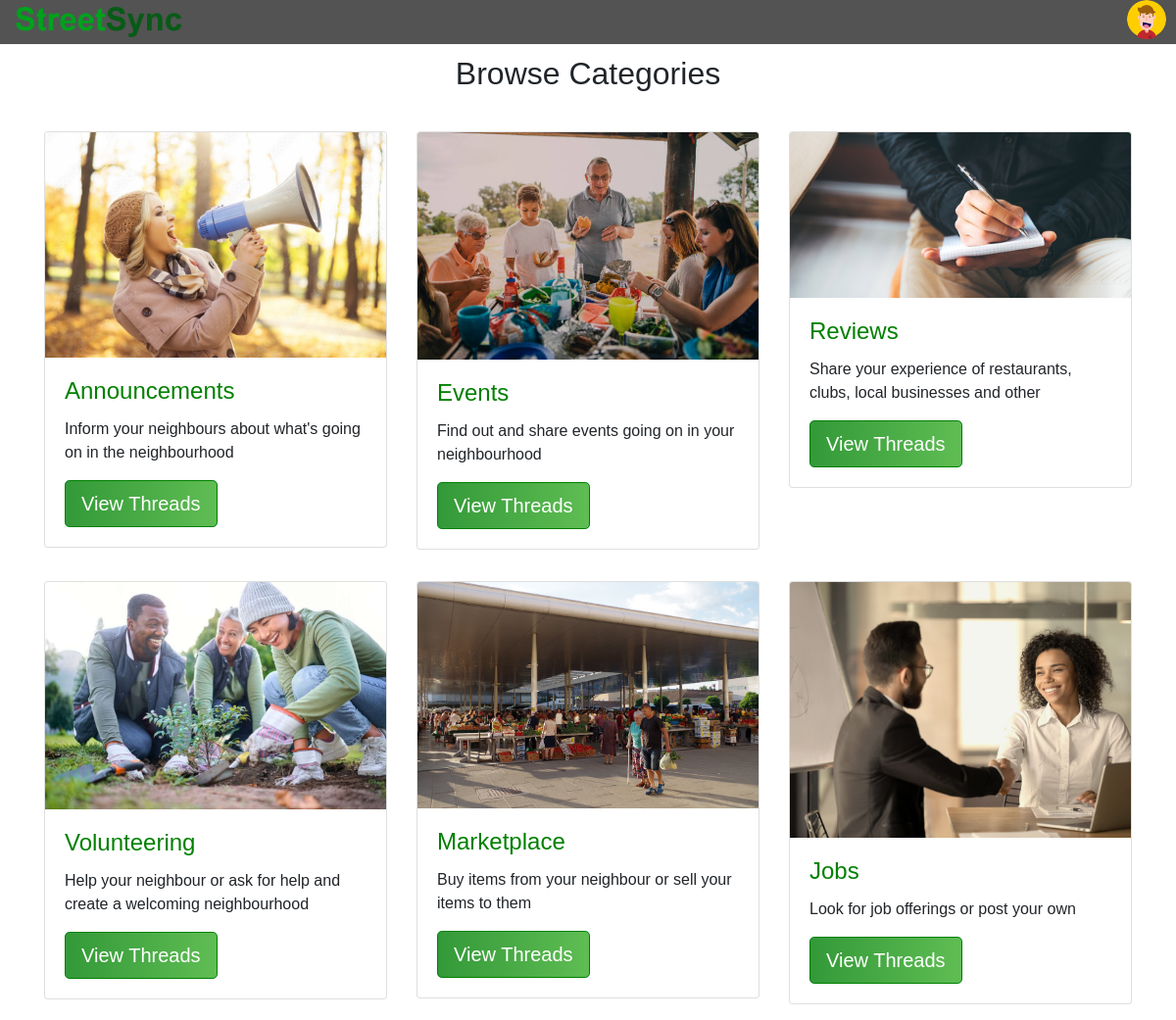
Screenshot of /HomePage.php with the database file from the repository.
### tables this page shows
CREATE TABLE `categories` (
  `category_id` int(11) NOT NULL,
  `category_name` text NOT NULL,
  `category_description` text NOT NULL,
  `date` datetime NOT NULL DEFAULT current_timestamp()
);

### HomePage.php (the view, shortened to what this page needs)
<?php
include("connect.php");
$profilePicSrc = 'assets/profile/defaultPic.png';
?>
<!DOCTYPE html>
<html lang="en">
<head>
<link rel="stylesheet" href="https://stackpath.bootstrapcdn.com/bootstrap/4.3.1/css/bootstrap.min.css"
>
    <link rel="stylesheet" href="style/home_page.css">
    <link rel="stylesheet" href="https://cdn.jsdelivr.net/npm/bootstrap-icons@1.9.1/font/bootstrap-icons.css">
</head>
<body>
<div class="navbar">
    <ul>
        <li style="float:left">
            <a href="HomePage.php">
                <img src="assets/images/StreetSyncName.png" alt="StreetSyncName">
            </a>
        </li>
        <div class="hero">
            <nav>
                <img src="<?php echo $profilePicSrc; ?>" class="user-pic" onclick="toggleMenu()">
            </nav>
        </div>
    </ul>
</div>
    <div class="container my-3">
        <h2 class="text-center">Browse Categories</h2>
        <div class="row my-4">
            <?php
            $sql = "SELECT * FROM `categories`";
            $result = mysqli_query($conn,$sql);
            while ($row = mysqli_fetch_assoc($result)) {
                $id = $row['category_id'];
                $catname = $row['category_name'];
                $catdesc = $row['category_description'];
                echo '<div class="col-md-4 my-3">
                <div class="card text-left">
                  <img class="card-img-top" src="assets/images/card-'.$id.'.jpg" alt="">
                  <div class="card-body">
                    <h4 class="card-title"><a href="threadlist.php?catid='.$id.'">'.$catname.'</a></h4>
                    <p class="card-text">'.substr($catdesc, 0 , 110).'</p>
                    <a href="threadlist.php?catid='.$id.'" class="btn btn-primary btn-lg">View Threads</a>
                  </div>
                </div>
            </div>';
            }
            ?>
        </div>
    </div>
</body>
</html>

### style/home_page.css (style rules this page uses)
body, html { height: 100%; margin: 0; padding: 0; box-sizing: border-box; min-height: 100vh; font-family: "Poppins", sans-serif; }
.navbar ul { list-style-type: none; text-align: center; margin: 0; padding: 0; background-color: rgba(10, 10, 10, 0.7); position: fixed; top: 0; left: 0; right: 0; z-index: 1000; }
.navbar li { display: inline-block; }
.navbar li img { height: 45px; padding: 7px 16px; }
.hero { position: absolute; right: 0; top: 0; margin-right: 10px; }
.user-pic { width: 40px; height: 40px; border-radius: 50%; cursor: pointer; margin-left: 30px; }
.btn-primary { background-image: linear-gradient(to right, #339938, #5fbd53); border-color: green; }
.card-title a { color: green; text-decoration: none; }
.container.my-3 { margin-top: 40px !important; }

### rows the page displays
categories: shows a picture, category_name "Announcements", category_description "Inform your neighbours about what's going on in the neighbourhood"
categories: shows a picture, category_name "Events", category_description "Find out and share events going on in your neighbourhood"
categories: shows a picture, category_name "Reviews", category_description "Share your experience of restaurants, clubs, local businesses and other"
categories: shows a picture, category_name "Volunteering", category_description "Help your neighbour or ask for help and create a welcoming neighbourhood"
categories: shows a picture, category_name "Marketplace", category_description "Buy items from your neighbour or sell your items to them"
categories: shows a picture, category_name "Jobs", category_description "Look for job offerings or post your own"
